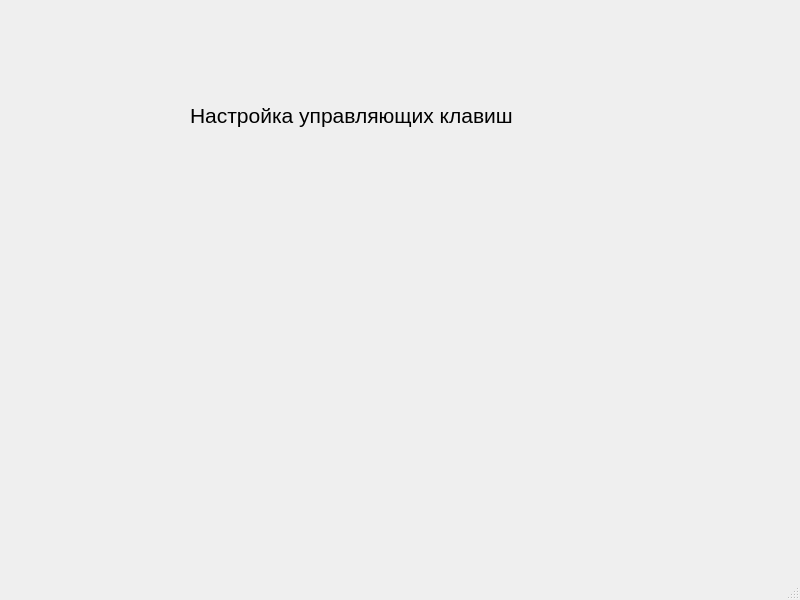
<?xml version="1.0" encoding="UTF-8"?>
<ui version="4.0">
 <class>MainWindow</class>
 <widget class="QMainWindow" name="MainWindow">
  <property name="geometry">
   <rect>
    <x>0</x>
    <y>0</y>
    <width>800</width>
    <height>600</height>
   </rect>
  </property>
  <property name="windowTitle">
   <string>MainWindow</string>
  </property>
  <widget class="QWidget" name="centralwidget">
   <widget class="QLabel" name="label">
    <property name="geometry">
     <rect>
      <x>190</x>
      <y>90</y>
      <width>411</width>
      <height>51</height>
     </rect>
    </property>
    <property name="font">
     <font>
      <pointsize>16</pointsize>
     </font>
    </property>
    <property name="text">
     <string>Настройка управляющих клавиш</string>
    </property>
   </widget>
  </widget>
  <widget class="QMenuBar" name="menubar">
   <property name="geometry">
    <rect>
     <x>0</x>
     <y>0</y>
     <width>800</width>
     <height>26</height>
    </rect>
   </property>
  </widget>
  <widget class="QStatusBar" name="statusbar"/>
 </widget>
 <resources/>
 <connections/>
</ui>
